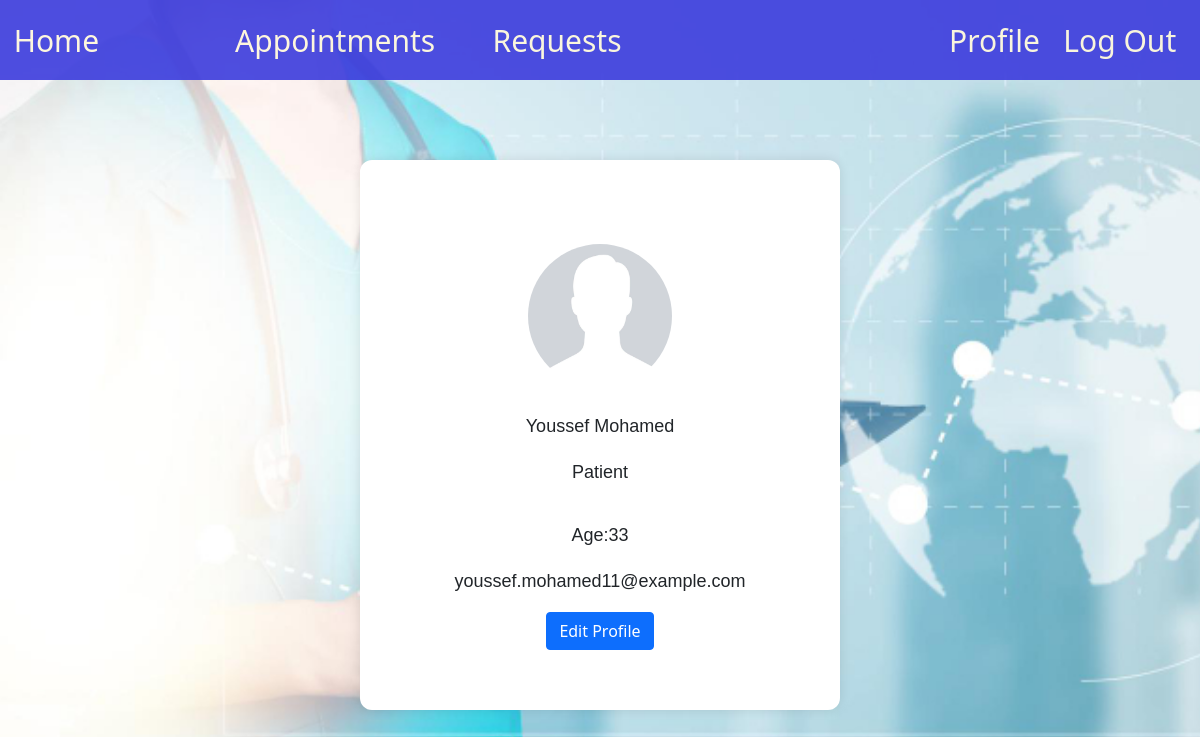
The app's page /includes/profile.php?id=11&role=patient (signed in), older data.
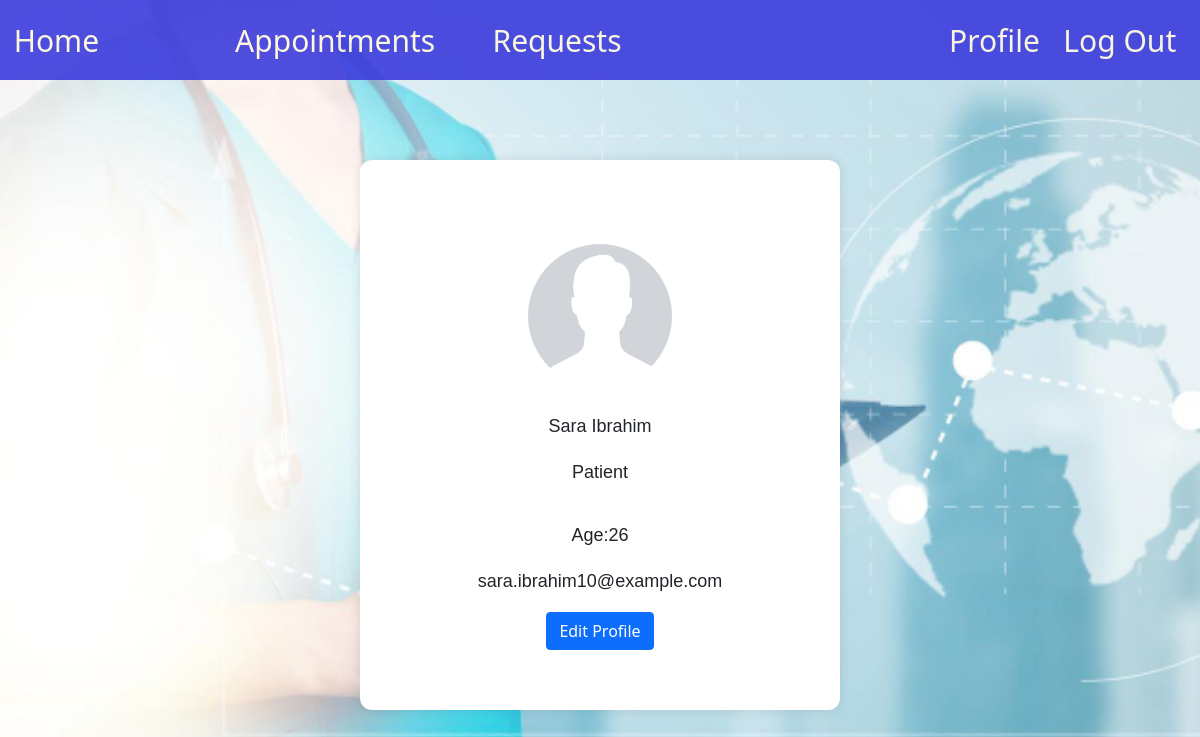
The same page, newer data.
### tables this page shows
CREATE TABLE IF NOT EXISTS `patient` (
    `id` INT NOT NULL AUTO_INCREMENT,
    `email` VARCHAR(30) NOT NULL,
    `password` VARCHAR(255) NOT NULL,
    `first_name` VARCHAR(30) NOT NULL,
    `last_name` VARCHAR(30) NOT NULL,
    `age` INT NOT NULL,
    `gender` CHAR(1) NOT NULL,
    `phone` VARCHAR(30) NULL,
    `role` VARCHAR(30) NOT NULL DEFAULT 'patient',
    `pp` VARCHAR(255) NOT NULL DEFAULT 'default.png',
    PRIMARY KEY (`id`),
    UNIQUE (`email`)
);

### includes/functions.php (called while the page is built, shortened)
<?php
    function get_user_info($dbc,$user_id,$role){
        $valid_role = $role=='patient' || $role=='doctor' || $role=='secretary';
        $inserted_date = "first_name,last_name,email,role,gender,age,phone";
        if($role == 'patient'){
            $query = "SELECT id,pp,".$inserted_date." FROM patient WHERE id =?";
        }
        $stmt = $dbc->prepare($query);
        $stmt->bind_param("i",$user_id);
        $stmt->execute();
        $result = $stmt->get_result();
        return $result->fetch_assoc();
    }
?>

### includes/profile.php (the view, shortened to what this page needs)
<link href="../static/css/profile.css" rel="stylesheet" type="text/css">
<link href="https://cdn.jsdelivr.net/npm/bootstrap@5.1.3/dist/css/bootstrap.min.css" rel="stylesheet">
<?php
include "header.php";
?>
<body style="background-image: url('../static/media/light_blue_bck_img.avif'); background-size: cover; background-repeat: no-repeat;">
<?php
$dbc = connectServer('localhost', 'root', '', 0);
if(isset($_GET['id']) && isset($_GET['role'])){
    $user = get_user_info($dbc,$_GET['id'],$_GET['role']);
}
else{
$user = get_user_info($dbc,$_SESSION['user_id'],$_SESSION['role']);
}
?>
<div class="container">
    <div class="profile-container">
    <div class="profile-photo">
        <img src="../static/media/profile/<?=$user['pp']?>" alt="User Photo">
    </div>
    <div class="profile-info">
        <p><strong></strong><?php echo $user['first_name']." ".$user['last_name'] ?></p>
        <p><strong></strong> <?php echo ucfirst($user['role'])?></p>
        <p><strong></strong><?php echo $user['phone']?></p>
        <p>Age:<strong></strong><?php echo $user['age']?></p>
        <p><strong></strong> <?php echo $user['email']?></p>
    </div>
    <a href="edit_profile.php" class="btn btn-primary">
        Edit Profile
    </a>
    </div>
</div>
</body>

### includes/header.php (shortened to what this page needs)
<?php
    include($_SERVER['DOCUMENT_ROOT'] . '/Clinic-Management-System/includes/functions.php');
?>
<!DOCTYPE html>
<html lang="en">
<head>
    <link rel="stylesheet" href="../static/css/header.css">
    <link rel="stylesheet" href="static/css/header.css">
</head>
<body style="background-image: url('./static/media/backgrnd_clinic.jpeg'); background-size: cover; background-repeat: no-repeat;">
    <div class='header'>
    <div class='home_app'><a class='action' href='http://localhost/Clinic-Management-System/index.php'>Home</a></div>
        <?php
        if (isset($_SESSION["role"])) {
            if ($_SESSION["role"] == "patient") {
                echo "<div class='home_app app'><a class='action' href='http://localhost/Clinic-Management-System/patient/appointments.php'>Appointments</a></div>";
            }
            else {
                echo "<div class='doc-actions'>
                    <div class='home_app app'><a class='action' href='http://localhost/Clinic-Management-System/doctor/appointments.php'>Appointments</a></div>
                    <div class='home_app app'><a class='action' href='http://localhost/Clinic-Management-System/secretary/requests.php'>Requests</a></div>
                    </div>";
            }
        ?>
            <div class='actions'>
                <a href="http://localhost/Clinic-Management-System/includes/profile.php" class='action'>Profile</a>
                <a href="http://localhost/Clinic-Management-System/logout.php" class='action'>Log Out</a>
            </div>
            <?php
        } else { ?>
            <div class='actions'>
                <a href="http://localhost/Clinic-Management-System/login.php" class='action'>Log In</a>
                <a href="http://localhost/Clinic-Management-System/signup.php" class='action'>Sign Up</a>
            <?php } ?>
            </div>
</body>

### static/css/profile.css (style rules this page uses)
.profile-container { display: flex; flex-direction: column; align-items: center; width: 40vw; background-color: #fff; padding: 5vw; border-radius: 1vw; box-shadow: 0 0 1vw rgba(0, 0, 0, 0.1); }
.container { padding-top: 10vh; width: 100vw; display: flex; justify-content: center; }
.profile-photo { margin: 2vw; width: 12vw; height: 12vw; border-radius: 50%; overflow: hidden; }
.profile-photo img { width: 100%; height: 100%; object-fit: cover; }
.profile-info { font-family: 'Trebuchet MS', 'Lucida Sans Unicode', 'Lucida Grande', 'Lucida Sans', Arial, sans-serif; font-size: 1.5vw; text-align: center; }
.profile-info p { padding: 0.1vw; }

### static/css/header.css (style rules this page uses)
* { margin: 0; padding: 0; box-sizing: border-box; }
body { background-color: #f4f4f4; }
.header { position: sticky; top: 0; z-index: 110; opacity: 90%; display: flex; width: 100vw; height: 10%; padding: 1%; background-color: rgb(60, 60, 221); align-items: center; justify-content: space-between; }
.actions { width: 50%; display: flex; justify-content: end; align-items: center; }
.doc-actions { width: 20%; display: flex; justify-content: space-evenly; align-items: center; }
.action { padding: 2%; text-decoration: none; font-size: 2.5vw; color: cornsilk; }
.home_app { position: relative; display: flex; justify-content: start; }
.app { margin-right: 25%; }

Row changes from the older to the newer data that the page shows:
changed patient "Patient": first_name "Youssef" → "Sara"; last_name "Mohamed" → "Ibrahim"; age "33" → "26"; email "youssef.mohamed11@example.com" → "sara.ibrahim10@example.com"
